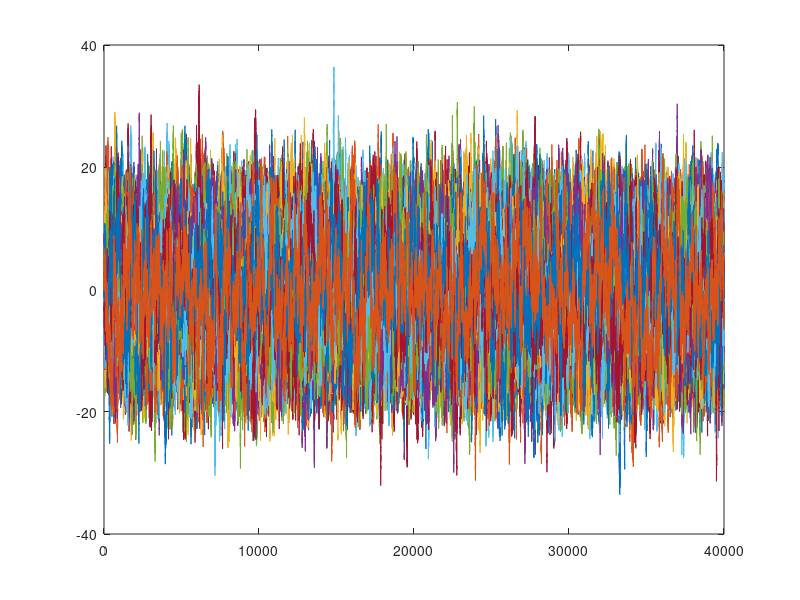
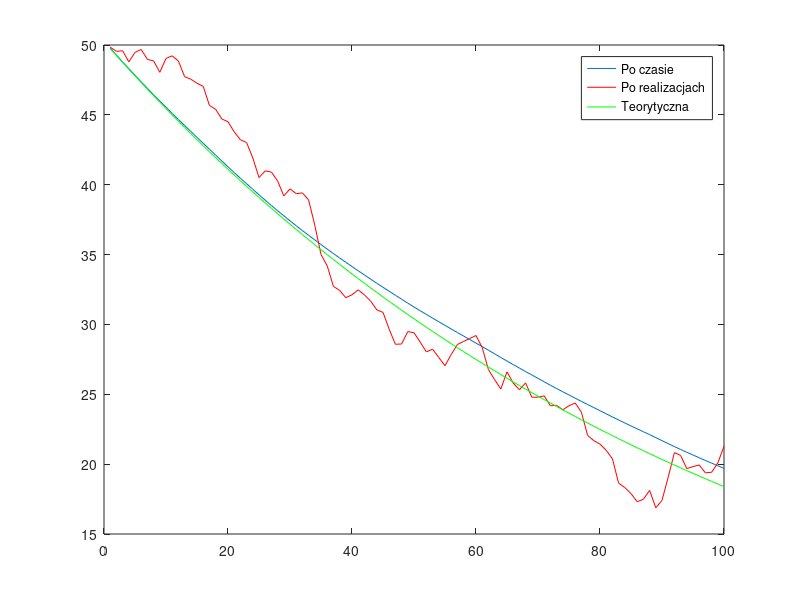

Recreate these plots in MATLAB, in order.
clear; clc;
close all;
mx = 0;
sigma = 1;
t = 40000;
N = 100;
v = normrnd(mx, sigma, [N, t]);
Y = zeros(N, t);
tau_k = 100;

Y(:, 1) = 0;
for i=1:N
    for j=2:t
        Y(i, j) = 0.99*Y(i, j-1)+v(i, j);
    end
end

macierz_mean = zeros(1, t);
for i=1:t  
    macierz_mean(i) = mean(Y(:, i));
end
mean(macierz_mean)

%1.
tx = linspace(0, t, t);
plot(tx, Y(:, :));

%3.
rxt = zeros(1, tau_k);
suma = 0;
for tau=1:tau_k
   suma = 0;
   for tj=201:t-tau_k
        suma = suma + Y(15, tj)*Y(15, tj+tau);
   end
   rxt(tau) = suma/t;
end

rxe = zeros(1, tau_k);
suma = 0;
for tau=1:tau_k
   suma = 0;
   for n=1:100
        suma = suma + Y(n, 201)*Y(n, 201+tau);
   end
   rxe(tau) = suma/100;
end

rxo = zeros(1, tau_k);
for tau = 1:100
    rxo(tau) = 0.99.^tau/(1 - (0.99*0.99));
end
tau = linspace(1, 100, 100);

figure
plot(tau,rxt)
hold on
plot(tau,rxe,'r')
hold on
plot(tau,rxo,'g')
legend('Po czasie','Po realizacjach','Teorytyczna');


